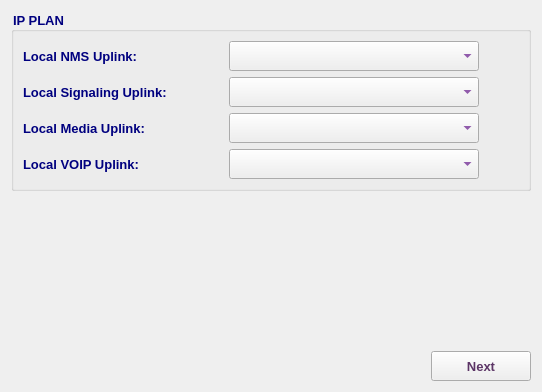
     <widget class="QWidget" name="ipplanTab">
      <attribute name="title">
       <string>ipplan</string>
      </attribute>
      <layout class="QVBoxLayout" name="verticalLayout_8">
       <item>
        <widget class="QGroupBox" name="groupBox">
         <property name="font">
          <font>
           <family>Tahoma</family>
           <pointsize>10</pointsize>
           <weight>75</weight>
           <bold>true</bold>
          </font>
         </property>
         <property name="styleSheet">
          <string notr="true">color: rgb(0, 0, 127);</string>
         </property>
         <property name="title">
          <string>IP PLAN</string>
         </property>
         <layout class="QHBoxLayout" name="horizontalLayout_6">
          <item>
           <layout class="QVBoxLayout" name="verticalLayout_2">
            <item>
             <layout class="QHBoxLayout" name="horizontalLayout_2">
              <item>
               <widget class="QLabel" name="label_3">
                <property name="minimumSize">
                 <size>
                  <width>200</width>
                  <height>30</height>
                 </size>
                </property>
                <property name="maximumSize">
                 <size>
                  <width>200</width>
                  <height>30</height>
                 </size>
                </property>
                <property name="font">
                 <font>
                  <family>Tahoma</family>
                  <pointsize>10</pointsize>
                  <weight>75</weight>
                  <bold>true</bold>
                 </font>
                </property>
                <property name="text">
                 <string>Local NMS Uplink:</string>
                </property>
               </widget>
              </item>
              <item>
               <widget class="QComboBox" name="nmsUplinkCB">
                <property name="sizePolicy">
                 <sizepolicy hsizetype="Preferred" vsizetype="Preferred">
                  <horstretch>0</horstretch>
                  <verstretch>0</verstretch>
                 </sizepolicy>
                </property>
                <property name="minimumSize">
                 <size>
                  <width>250</width>
                  <height>30</height>
                 </size>
                </property>
                <property name="maximumSize">
                 <size>
                  <width>250</width>
                  <height>30</height>
                 </size>
                </property>
                <property name="font">
                 <font>
                  <family>Tahoma</family>
                  <pointsize>10</pointsize>
                  <weight>75</weight>
                  <bold>true</bold>
                 </font>
                </property>
                <property name="styleSheet">
                 <string notr="true">color: rgb(85, 0, 127);</string>
                </property>
               </widget>
              </item>
              <item>
               <spacer name="horizontalSpacer_3">
                <property name="font">
                 <font>
                  <family>Tahoma</family>
                  <pointsize>10</pointsize>
                 </font>
                </property>
                <property name="orientation">
                 <enum>Qt::Horizontal</enum>
                </property>
                <property name="sizeHint" stdset="0">
                 <size>
                  <width>40</width>
                  <height>20</height>
                 </size>
                </property>
               </spacer>
              </item>
             </layout>
            </item>
            <item>
             <layout class="QHBoxLayout" name="horizontalLayout_3">
              <item>
               <widget class="QLabel" name="label_4">
                <property name="minimumSize">
                 <size>
                  <width>200</width>
                  <height>30</height>
                 </size>
                </property>
                <property name="maximumSize">
                 <size>
                  <width>200</width>
                  <height>30</height>
                 </size>
                </property>
                <property name="font">
                 <font>
                  <family>Tahoma</family>
                  <pointsize>10</pointsize>
                  <weight>75</weight>
                  <bold>true</bold>
                 </font>
                </property>
                <property name="text">
                 <string>Local Signaling Uplink:</string>
                </property>
               </widget>
              </item>
              <item>
               <widget class="QComboBox" name="sigUplinkCB">
                <property name="sizePolicy">
                 <sizepolicy hsizetype="Preferred" vsizetype="Preferred">
                  <horstretch>0</horstretch>
                  <verstretch>0</verstretch>
                 </sizepolicy>
                </property>
                <property name="minimumSize">
                 <size>
                  <width>250</width>
                  <height>30</height>
                 </size>
                </property>
                <property name="maximumSize">
                 <size>
                  <width>250</width>
                  <height>30</height>
                 </size>
                </property>
                <property name="font">
                 <font>
                  <family>Tahoma</family>
                  <pointsize>10</pointsize>
                  <weight>75</weight>
                  <bold>true</bold>
                 </font>
                </property>
                <property name="styleSheet">
                 <string notr="true">color: rgb(85, 0, 127);</string>
                </property>
               </widget>
              </item>
              <item>
               <spacer name="horizontalSpacer_5">
                <property name="font">
                 <font>
                  <family>Tahoma</family>
                  <pointsize>10</pointsize>
                 </font>
                </property>
                <property name="orientation">
                 <enum>Qt::Horizontal</enum>
                </property>
                <property name="sizeHint" stdset="0">
                 <size>
                  <width>40</width>
                  <height>20</height>
                 </size>
                </property>
               </spacer>
              </item>
             </layout>
            </item>
            <item>
             <layout class="QHBoxLayout" name="horizontalLayout_4">
              <item>
               <widget class="QLabel" name="label_5">
                <property name="minimumSize">
                 <size>
                  <width>200</width>
                  <height>30</height>
                 </size>
                </property>
                <property name="maximumSize">
                 <size>
                  <width>200</width>
                  <height>30</height>
                 </size>
                </property>
                <property name="font">
                 <font>
                  <family>Tahoma</family>
                  <pointsize>10</pointsize>
                  <weight>75</weight>
                  <bold>true</bold>
                 </font>
                </property>
                <property name="text">
                 <string>Local Media Uplink:</string>
                </property>
               </widget>
              </item>
              <item>
               <widget class="QComboBox" name="mediaUplinkCB">
                <property name="sizePolicy">
                 <sizepolicy hsizetype="Preferred" vsizetype="Preferred">
                  <horstretch>0</horstretch>
                  <verstretch>0</verstretch>
                 </sizepolicy>
                </property>
                <property name="minimumSize">
                 <size>
                  <width>250</width>
                  <height>30</height>
                 </size>
                </property>
                <property name="maximumSize">
                 <size>
                  <width>250</width>
                  <height>30</height>
                 </size>
                </property>
                <property name="font">
                 <font>
                  <family>Tahoma</family>
                  <pointsize>10</pointsize>
                  <weight>75</weight>
                  <bold>true</bold>
                 </font>
                </property>
                <property name="styleSheet">
                 <string notr="true">color: rgb(85, 0, 127);</string>
                </property>
               </widget>
              </item>
              <item>
               <spacer name="horizontalSpacer_14">
                <property name="font">
                 <font>
                  <family>Tahoma</family>
                  <pointsize>10</pointsize>
                 </font>
                </property>
                <property name="orientation">
                 <enum>Qt::Horizontal</enum>
                </property>
                <property name="sizeHint" stdset="0">
                 <size>
                  <width>40</width>
                  <height>20</height>
                 </size>
                </property>
               </spacer>
              </item>
             </layout>
            </item>
            <item>
             <layout class="QHBoxLayout" name="horizontalLayout_5">
              <item>
               <widget class="QLabel" name="label_6">
                <property name="minimumSize">
                 <size>
                  <width>200</width>
                  <height>30</height>
                 </size>
                </property>
                <property name="maximumSize">
                 <size>
                  <width>200</width>
                  <height>30</height>
                 </size>
                </property>
                <property name="font">
                 <font>
                  <family>Tahoma</family>
                  <pointsize>10</pointsize>
                  <weight>75</weight>
                  <bold>true</bold>
                 </font>
                </property>
                <property name="text">
                 <string>Local VOIP Uplink:</string>
                </property>
               </widget>
              </item>
              <item>
               <widget class="QComboBox" name="voipUplinkCB">
                <property name="sizePolicy">
                 <sizepolicy hsizetype="Preferred" vsizetype="Preferred">
                  <horstretch>0</horstretch>
                  <verstretch>0</verstretch>
                 </sizepolicy>
                </property>
                <property name="minimumSize">
                 <size>
                  <width>250</width>
                  <height>30</height>
                 </size>
                </property>
                <property name="maximumSize">
                 <size>
                  <width>250</width>
                  <height>30</height>
                 </size>
                </property>
                <property name="font">
                 <font>
                  <family>Tahoma</family>
                  <pointsize>10</pointsize>
                  <weight>75</weight>
                  <bold>true</bold>
                 </font>
                </property>
                <property name="styleSheet">
                 <string notr="true">color: rgb(85, 0, 127);</string>
                </property>
               </widget>
              </item>
              <item>
               <spacer name="horizontalSpacer_15">
                <property name="font">
                 <font>
                  <family>Tahoma</family>
                  <pointsize>10</pointsize>
                 </font>
                </property>
                <property name="orientation">
                 <enum>Qt::Horizontal</enum>
                </property>
                <property name="sizeHint" stdset="0">
                 <size>
                  <width>40</width>
                  <height>20</height>
                 </size>
                </property>
               </spacer>
              </item>
             </layout>
            </item>
           </layout>
          </item>
         </layout>
        </widget>
       </item>
       <item>
        <spacer name="verticalSpacer_2">
         <property name="orientation">
          <enum>Qt::Vertical</enum>
         </property>
         <property name="sizeHint" stdset="0">
          <size>
           <width>20</width>
           <height>154</height>
          </size>
         </property>
        </spacer>
       </item>
       <item>
        <layout class="QHBoxLayout" name="horizontalLayout_22">
         <item>
          <spacer name="horizontalSpacer_8">
           <property name="font">
            <font>
             <family>Tahoma</family>
             <pointsize>10</pointsize>
            </font>
           </property>
           <property name="orientation">
            <enum>Qt::Horizontal</enum>
           </property>
           <property name="sizeHint" stdset="0">
            <size>
             <width>40</width>
             <height>20</height>
            </size>
           </property>
          </spacer>
         </item>
         <item>
          <widget class="QPushButton" name="ipNextBtn">
           <property name="enabled">
            <bool>true</bool>
           </property>
           <property name="sizePolicy">
            <sizepolicy hsizetype="Preferred" vsizetype="Preferred">
             <horstretch>0</horstretch>
             <verstretch>0</verstretch>
            </sizepolicy>
           </property>
           <property name="minimumSize">
            <size>
             <width>100</width>
             <height>30</height>
            </size>
           </property>
           <property name="maximumSize">
            <size>
             <width>200</width>
             <height>30</height>
            </size>
           </property>
           <property name="font">
            <font>
             <family>Tahoma</family>
             <pointsize>10</pointsize>
             <weight>75</weight>
             <bold>true</bold>
            </font>
           </property>
           <property name="styleSheet">
            <string notr="true">color: rgb(92, 53, 102);</string>
           </property>
           <property name="text">
            <string>Next</string>
           </property>
           <property name="icon">
            <iconset resource="../../../../image.qrc">
             <normaloff>:/Image/next.png</normaloff>:/Image/next.png</iconset>
           </property>
           <property name="iconSize">
            <size>
             <width>20</width>
             <height>20</height>
            </size>
           </property>
          </widget>
         </item>
        </layout>
       </item>
      </layout>
     </widget>
